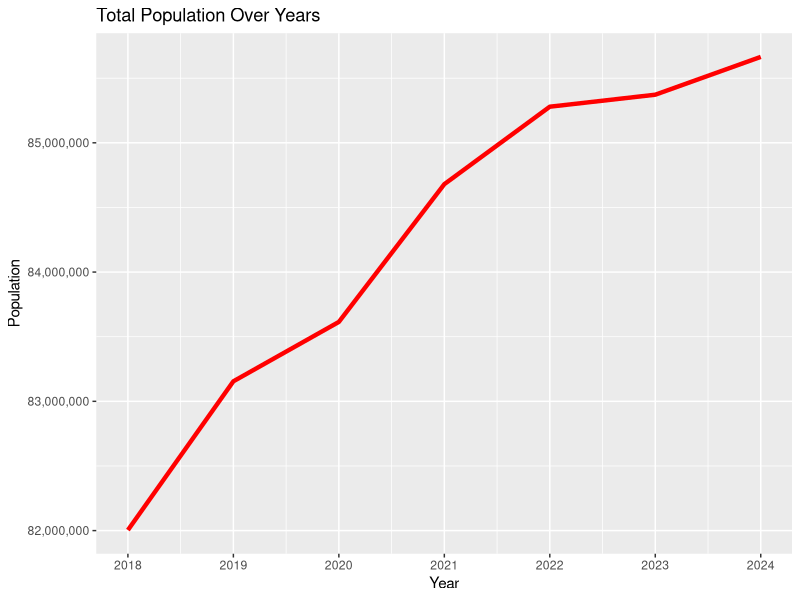
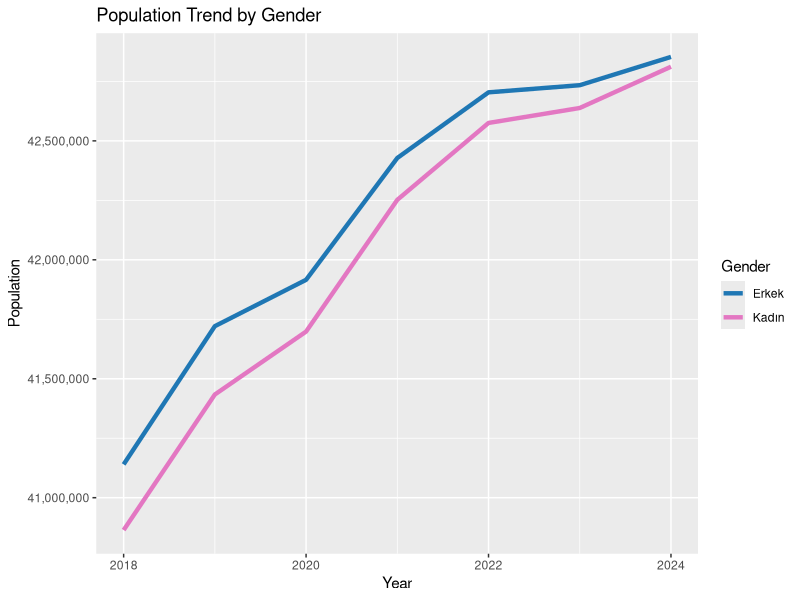
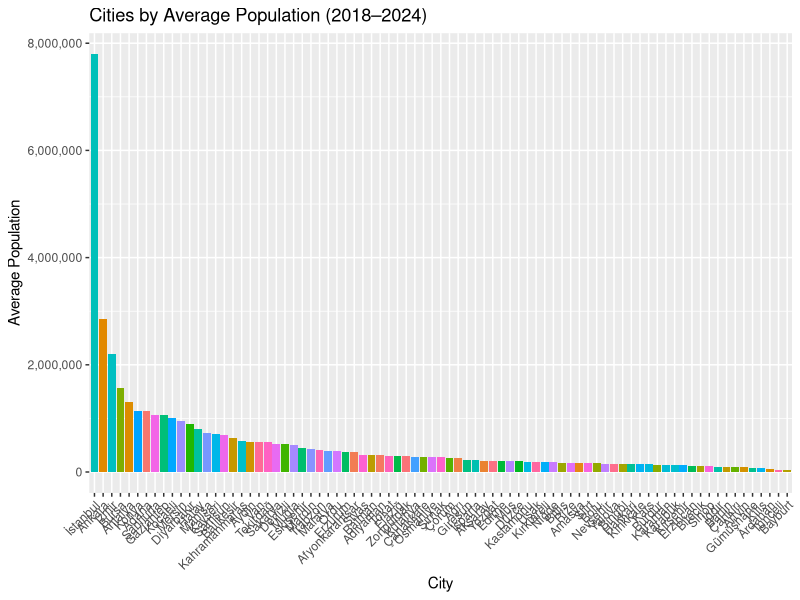
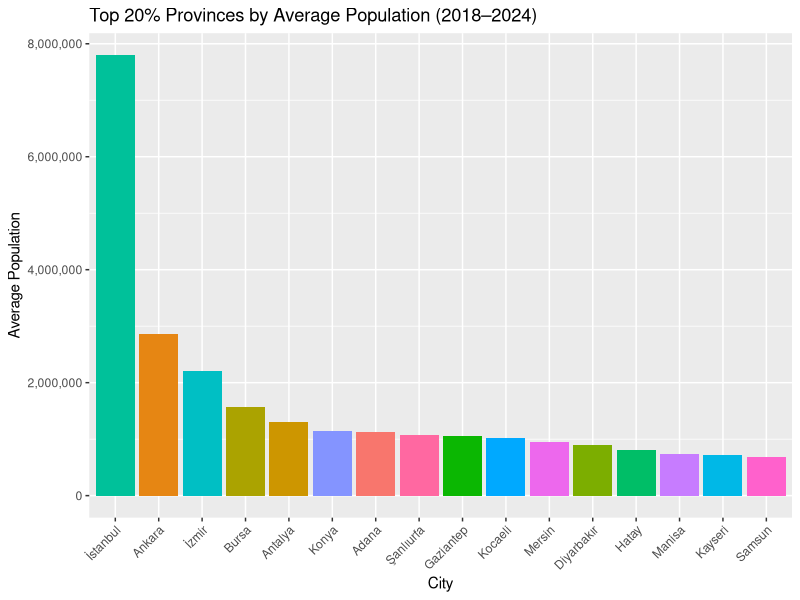
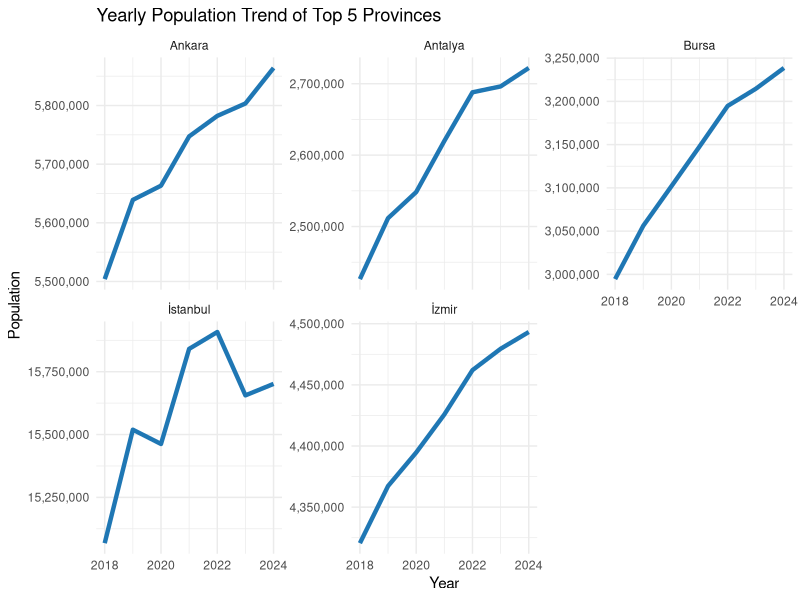
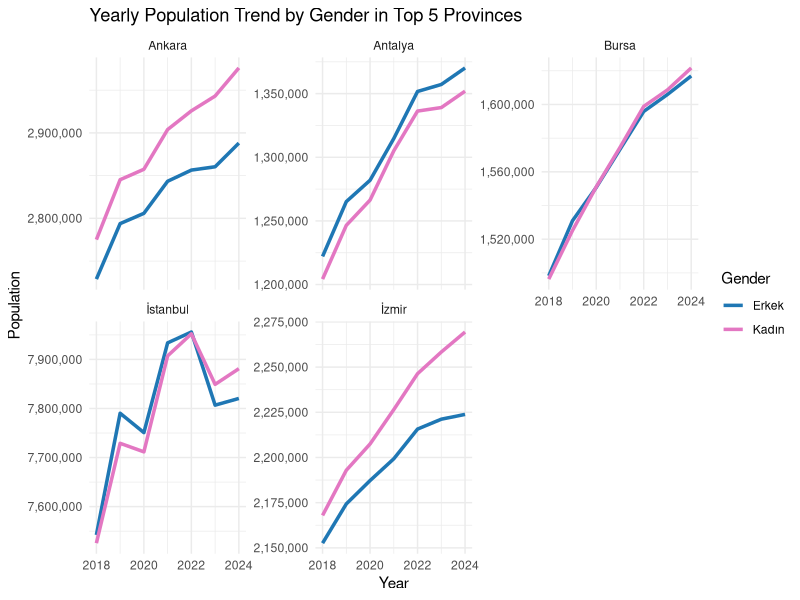

The R source for these figures, in order:
## ---- chunk 1
#| include: false
#Getting the libraries needed
library(tidyverse)
library(readxl)
library(lubridate)
library(ggplot2)
## ---- chunk 2
#| echo: false
population_data <- read_excel("Data/population.xls")
head(population_data)

## ---- chunk 3
#| echo: false
deaths_data <- read_excel("Data/deaths.xlsx")
head(deaths_data)
## ---- chunk 4
#| echo: false
marriages_data <- read_excel("Data/marriages.xlsx")
head(marriages_data)
## ---- chunk 5
#| echo: false
marriages_age_data <- read_excel("Data/marriages_age.xlsx")
head(marriages_age_data)
## ---- chunk 6
#| echo: false
import_data <- read_excel("Data/import.xlsx")
head(import_data)
## ---- chunk 7
#| echo: false
export_data <- read_excel("Data/export.xlsx")
head(export_data)
## ---- chunk 8
#| echo: false
births_data <- read_excel("Data/births.xlsx")
head(births_data)
## ---- chunk 9
#| echo: false
fertility_data <- read_excel("Data/fertility.xlsx")
head(fertility_data)
## ---- chunk 10
#| echo: false

employment_data <- read_excel("Data/employment.xlsx")
head(employment_data)
## ---- chunk 11
#| echo: false
education_data <- read_excel("Data/education.xlsx")
head(education_data)
## ---- chunk 12

population_summary <- population_data %>%
  group_by(Year) %>%
  summarise(TotalPopulation = sum(Population))

ggplot(population_summary, aes(x = Year, y = TotalPopulation)) +
  geom_line(color = "red",linewidth = 1.5) +
  scale_x_continuous(breaks = unique(population_summary$Year)) +
  scale_y_continuous(labels = scales::comma) +
  labs(title = "Total Population Over Years", y = "Population", x = "Year")


## ---- chunk 13
#| message: false
#| warning: false
gender_summary <- population_data %>% group_by(Year, Gender) %>% summarise(Population = sum(Population))

ggplot(gender_summary, aes(x = Year, y = Population, color = Gender)) +
  geom_line(size = 1.5) +
  scale_color_manual(values = c("Erkek" = "#1f77b4", "Kadın" = "#e377c2")) +
  scale_y_continuous(labels = scales::comma) +
  labs(title = "Population Trend by Gender", x = "Year", y = "Population")

## ---- chunk 14

top10_provinces <- population_data %>%
  group_by(City) %>%
  summarise(AveragePopulation = mean(Population)) %>%
  arrange(desc(AveragePopulation)) %>%
  slice_head(n = 81)

ggplot(top10_provinces, aes(x = reorder(City, -AveragePopulation), y = AveragePopulation, fill = City)) +geom_col(show.legend = FALSE) +
  scale_y_continuous(labels = scales::comma) +
  labs(title = "Cities by Average Population (2018–2024)", x = "City", y = "Average Population") +
  theme(axis.text.x = element_text(angle = 45, hjust = 1))

## ---- chunk 15
top10_provinces <- population_data %>%
  group_by(City) %>%
  summarise(AveragePopulation = mean(Population)) %>%
  arrange(desc(AveragePopulation)) %>%
  slice_head(n = 16)

ggplot(top10_provinces, aes(x = reorder(City, -AveragePopulation), y = AveragePopulation, fill = City)) +geom_col(show.legend = FALSE) +
  scale_y_continuous(labels = scales::comma) +
  labs(title = "Top 20% Provinces by Average Population (2018–2024)", x = "City", y = "Average Population") +
  theme(axis.text.x = element_text(angle = 45, hjust = 1))
## ---- chunk 16
# Identify top 5 provinces by total population over all years
top5_provinces <- population_data %>%
  group_by(City) %>%
  summarise(TotalPopulation = sum(Population)) %>%
  arrange(desc(TotalPopulation)) %>%
  slice_head(n = 5) %>%
  pull(City)

# Filter the data for these top 5 provinces
top5_trend_data <- population_data %>%
  filter(City %in% top5_provinces) %>%
  group_by(Year, City) %>%
  summarise(Population = sum(Population), .groups = "drop")

# Plot using facet_wrap by Province
ggplot(top5_trend_data, aes(x = Year, y = Population)) +
  geom_line(color = "#1f77b4", size = 1.5) +
  facet_wrap(~ City, scales = "free_y") +
  scale_y_continuous(labels = scales::comma) +
  labs(title = "Yearly Population Trend of Top 5 Provinces", x = "Year", y = "Population") +
  theme_minimal()
## ---- chunk 17
# Identify top 5 provinces by total population over all years
top5_provinces <- population_data %>%
  group_by(City) %>%
  summarise(TotalPopulation = sum(Population)) %>%
  arrange(desc(TotalPopulation)) %>%
  slice_head(n = 5) %>%
  pull(City)

# Filter and prepare the data for these provinces, grouped by year and gender
top5_gender_trend <- population_data %>%
  filter(City %in% top5_provinces) %>%
  group_by(Year, City, Gender) %>%
  summarise(Population = sum(Population), .groups = "drop")

# Plot using facet_wrap by Province, with line for each gender
ggplot(top5_gender_trend, aes(x = Year, y = Population, color = Gender)) +
  geom_line(size = 1.2) +
  facet_wrap(~ City, scales = "free_y") +
  scale_color_manual(values = c("Erkek" = "#1f77b4", "Kadın" = "#e377c2")) +
  scale_y_continuous(labels = scales::comma) +
  labs(title = "Yearly Population Trend by Gender in Top 5 Provinces",
       x = "Year", y = "Population", color = "Gender") +
  theme_minimal()
